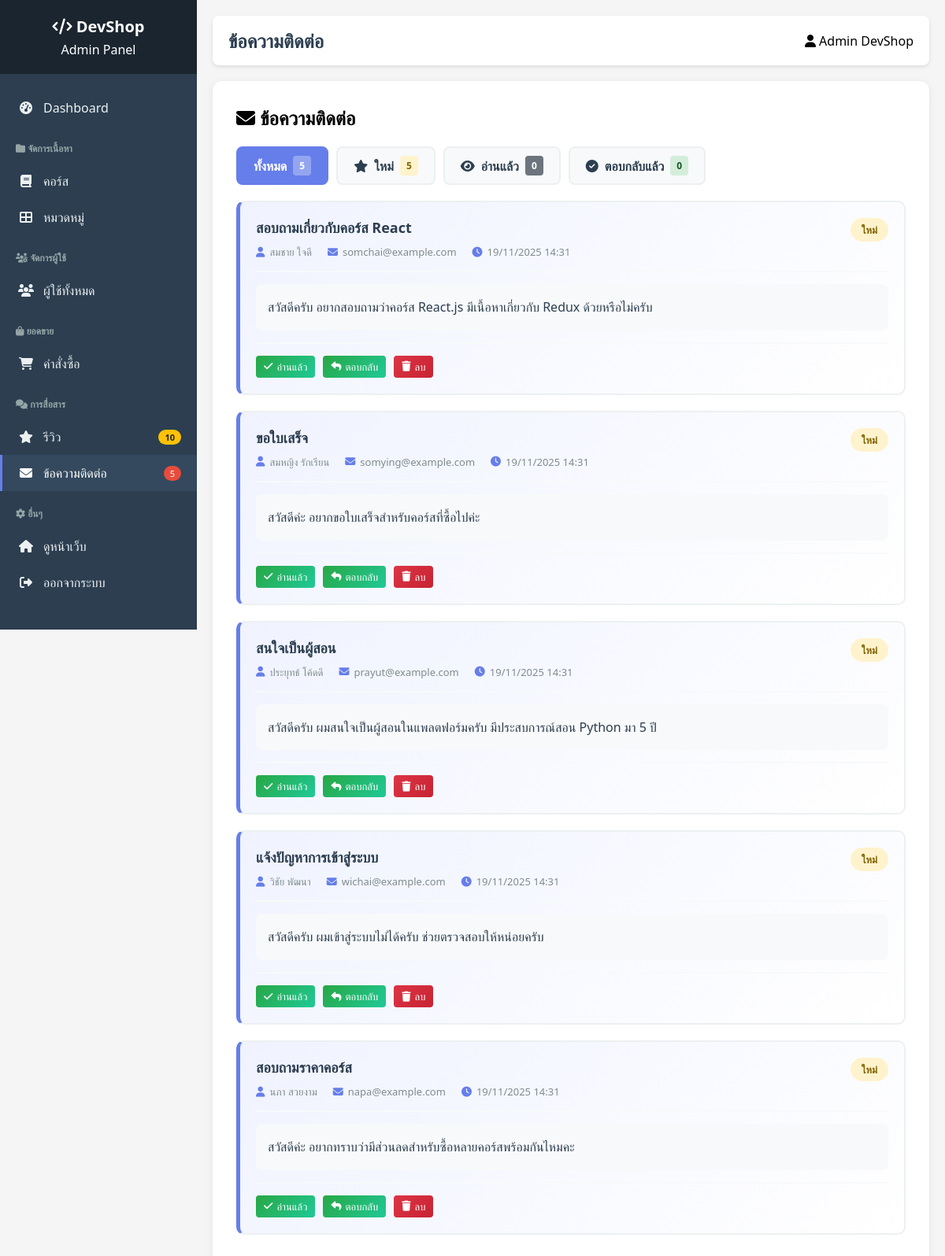
/admin/contact_messages.php (signed in), run on the app's committed database.
### tables this page shows
CREATE TABLE `contact_messages` (
  `message_id` int NOT NULL AUTO_INCREMENT,
  `name` varchar(100) NOT NULL,
  `email` varchar(100) NOT NULL,
  `subject` varchar(200) NOT NULL,
  `message` text NOT NULL,
  `status` enum('new','read','replied') DEFAULT 'new',
  `created_at` timestamp NULL DEFAULT CURRENT_TIMESTAMP,
  `replied_at` timestamp NULL DEFAULT NULL,
  PRIMARY KEY (`message_id`)
);

### admin/contact_messages.php (the view, shortened to what this page needs)
<?php
require_once '../includes/config.php';
$filter = isset($_GET['status']) ? clean_input($_GET['status']) : 'all';
$sql = "SELECT * FROM contact_messages WHERE 1=1";
$sql .= " ORDER BY created_at DESC";
$messages = $conn->query($sql)->fetch_all(MYSQLI_ASSOC);
$stats = [
    'all' => $conn->query("SELECT COUNT(*) as count FROM contact_messages")->fetch_assoc()['count'],
    'new' => $conn->query("SELECT COUNT(*) as count FROM contact_messages WHERE status = 'new'")->fetch_assoc()['count'],
    'read' => $conn->query("SELECT COUNT(*) as count FROM contact_messages WHERE status = 'read'")->fetch_assoc()['count'],
    'replied' => $conn->query("SELECT COUNT(*) as count FROM contact_messages WHERE status = 'replied'")->fetch_assoc()['count']
];
?>
<?php include 'includes/header.php'; ?>
<link rel="stylesheet" href="../assets/css/admin-reviews.css">
<div class="content-box">
    <div style="display: flex; justify-content: space-between; align-items: center; margin-bottom: 20px;">
        <h2><i class="fas fa-envelope"></i> ข้อความติดต่อ</h2>
    </div>
    <div class="filter-tabs" style="margin-bottom: 20px;">
        <a href="contact_messages.php" class="filter-tab <?php echo $filter == 'all' ? 'active' : ''; ?>">
            ทั้งหมด <span class="badge"><?php echo $stats['all']; ?></span>
        </a>
        <a href="?status=new" class="filter-tab <?php echo $filter == 'new' ? 'active' : ''; ?>">
            <i class="fas fa-star"></i> ใหม่ <span class="badge badge-warning"><?php echo $stats['new']; ?></span>
        </a>
        <a href="?status=read" class="filter-tab <?php echo $filter == 'read' ? 'active' : ''; ?>">
            <i class="fas fa-eye"></i> อ่านแล้ว <span class="badge"><?php echo $stats['read']; ?></span>
        </a>
        <a href="?status=replied" class="filter-tab <?php echo $filter == 'replied' ? 'active' : ''; ?>">
            <i class="fas fa-check-circle"></i> ตอบกลับแล้ว <span class="badge badge-success"><?php echo $stats['replied']; ?></span>
        </a>
    </div>
    <div class="messages-list">
            <?php if (empty($messages)): ?>
                <div class="empty-state">
                    <i class="fas fa-inbox"></i>
                    <h2>ไม่มีข้อความ</h2>
                    <p>ยังไม่มีข้อความติดต่อในขณะนี้</p>
                </div>
            <?php else: ?>
                <?php foreach ($messages as $msg): ?>
                    <div class="message-item <?php echo $msg['status'] == 'new' ? 'unread' : ''; ?>">
                        <div class="message-header">
                            <div class="message-info">
                                <h3><?php echo htmlspecialchars($msg['subject']); ?></h3>
                                <div class="message-meta">
                                    <span><i class="fas fa-user"></i> <?php echo htmlspecialchars($msg['name']); ?></span>
                                    <span><i class="fas fa-envelope"></i> <?php echo htmlspecialchars($msg['email']); ?></span>
                                    <span><i class="fas fa-clock"></i> <?php echo date('d/m/Y H:i', strtotime($msg['created_at'])); ?></span>
                                </div>
                            </div>
                            <span class="status-badge status-<?php echo $msg['status']; ?>">
                                <?php
                                $status_text = ['new' => 'ใหม่', 'read' => 'อ่านแล้ว', 'replied' => 'ตอบกลับแล้ว'];
                                echo $status_text[$msg['status']];
                                ?>
                            </span>
                        </div>
                        <div class="message-content">
                            <?php echo nl2br(htmlspecialchars($msg['message'])); ?>
                        </div>
                        <div class="message-actions">
                            <?php if ($msg['status'] == 'new'): ?>
                                <a href="?mark_read=<?php echo $msg['message_id']; ?>&status=<?php echo $filter; ?>" class="btn-sm btn-success">
                                    <i class="fas fa-check"></i> อ่านแล้ว
                                </a>
                            <?php endif; ?>
                            <?php if ($msg['status'] != 'replied'): ?>
                                <a href="javascript:void(0)"
                                   class="btn-sm btn-success"
                                   onclick="replyViaGmail('<?php echo htmlspecialchars($msg['email']); ?>', '<?php echo htmlspecialchars(addslashes($msg['subject'])); ?>', <?php echo $msg['message_id']; ?>, '<?php echo $filter; ?>')">
                                    <i class="fas fa-reply"></i> ตอบกลับ
                                </a>
                            <?php endif; ?>
                            <a href="javascript:void(0)"
                               class="btn-sm btn-danger"
                               onclick="confirmDelete('คุณต้องการลบข้อความนี้หรือไม่?', '?delete=<?php echo $msg['message_id']; ?>&status=<?php echo $filter; ?>')">
                                <i class="fas fa-trash"></i> ลบ
                            </a>
                        </div>
                    </div>
                <?php endforeach; ?>
            <?php endif; ?>
    </div>
</div>
<?php include 'includes/footer.php'; ?>

### assets/css/admin-reviews.css (style rules this page uses)
.filter-tabs { display: flex; gap: 10px; flex-wrap: wrap; }
.filter-tab { padding: 10px 20px; background: #f8f9fa; border: 2px solid #ecf0f1; border-radius: 8px; text-decoration: none; color: #2c3e50; font-weight: 600; transition: all 0.3s; display: flex; align-items: center; gap: 8px; }
.filter-tab.active { background: #667eea; color: white; border-color: #667eea; }
.badge { background: #6c757d; color: white; padding: 3px 8px; border-radius: 10px; font-size: 12px; font-weight: 600; }
.filter-tab.active .badge { background: rgba(255, 255, 255, 0.3); }
.badge-warning { background: #ffc107; color: #212529; }
.badge-success { background: #28a745; }
.content-box { background: white; padding: 20px; border-radius: 8px; box-shadow: 0 2px 5px rgba(0,0,0,0.1); }
.badge { padding: 4px 8px; border-radius: 4px; font-size: 12px; font-weight: 600; }
.badge-success { background: #d4edda; color: #155724; }
.badge-warning { background: #fff3cd; color: #856404; }
.btn-sm { padding: 5px 10px; font-size: 13px; border-radius: 4px; text-decoration: none; display: inline-flex; align-items: center; gap: 5px; transition: all 0.3s; border: none; cursor: pointer; }
.btn-success { background: #28a745; color: white; }
.btn-danger { background: #dc3545; color: white; }
.messages-list { margin-top: 20px; }
.message-item { padding: 15px; border: 1px solid #ecf0f1; border-radius: 8px; margin-bottom: 15px; background: white; }
.message-item.unread { background: #f8f9fa; border-left: 4px solid #667eea; }
.message-header { display: flex; justify-content: space-between; align-items: flex-start; margin-bottom: 10px; }
.message-info h3 { margin: 0 0 5px 0; color: #2c3e50; font-size: 16px; }
.message-meta { display: flex; gap: 15px; flex-wrap: wrap; font-size: 13px; color: #7f8c8d; }
.message-meta span { display: flex; align-items: center; gap: 5px; }
.status-badge { padding: 5px 12px; border-radius: 20px; font-size: 12px; font-weight: 600; }
.status-new { background: #fff3cd; color: #856404; }
.message-content { margin: 15px 0; padding: 15px; background: #f8f9fa; border-radius: 5px; line-height: 1.6; color: #2c3e50; }
.message-actions { display: flex; gap: 10px; flex-wrap: wrap; }
.content-box { background: white; padding: 30px; border-radius: 12px; box-shadow: 0 2px 10px rgba(0,0,0,0.08); width: 100%; }
.btn-sm.btn-success { background: linear-gradient(135deg, #28a745 0%, #20c997 100%); border: none; }
.btn-sm.btn-danger { background: linear-gradient(135deg, #dc3545 0%, #c82333 100%); border: none; }
.message-item { padding: 20px; border: 2px solid #ecf0f1; border-radius: 10px; margin-bottom: 20px; background: white; transition: all 0.3s; }
.message-item.unread { background: linear-gradient(135deg, #f0f3ff 0%, #ffffff 100%); border-left: 5px solid #667eea; }
.message-header { display: flex; justify-content: space-between; align-items: flex-start; margin-bottom: 15px; padding-bottom: 15px; border-bottom: 2px solid #f8f9fa; }
.message-info h3 { margin: 0 0 10px 0; color: #2c3e50; font-size: 18px; font-weight: 600; }
.message-meta { display: flex; gap: 20px; flex-wrap: wrap; font-size: 13px; color: #7f8c8d; }
.message-meta span { display: flex; align-items: center; gap: 6px; }
.message-meta i { color: #667eea; }
.message-content { margin: 15px 0; padding: 15px; background: #f8f9fa; border-radius: 8px; line-height: 1.8; color: #2c3e50; }
.message-actions { display: flex; gap: 10px; flex-wrap: wrap; padding-top: 15px; border-top: 2px solid #f8f9fa; }
.status-badge { padding: 6px 14px; border-radius: 20px; font-size: 13px; font-weight: 600; display: inline-block; }

### admin/includes/header.php (style rules this page uses)
* { margin: 0; padding: 0; box-sizing: border-box; }
body { font-family: 'Segoe UI', Tahoma, Geneva, Verdana, sans-serif; background: #f5f5f5; }
.btn-danger { background: #e74c3c; color: white; }

### data on the page
contact_messages: subject "สอบถามเกี่ยวกับคอร์ส React", name "สมชาย ใจดี", email "somchai@example.com", created_at "19/11/2025 14:31", status "ใหม่", message "สวัสดีครับ อยากสอบถามว่าคอร์ส React.js มีเนื้อหาเกี่ยวกับ Redux ด้วยหรือไม่ครับ"
contact_messages: subject "ขอใบเสร็จ", name "สมหญิง รักเรียน", email "somying@example.com", created_at "19/11/2025 14:31", status "ใหม่", message "สวัสดีค่ะ อยากขอใบเสร็จสำหรับคอร์สที่ซื้อไปค่ะ"
contact_messages: subject "สนใจเป็นผู้สอน", name "ประยุทธ์ โค้ดดี", email "prayut@example.com", created_at "19/11/2025 14:31", status "ใหม่", message "สวัสดีครับ ผมสนใจเป็นผู้สอนในแพลตฟอร์มครับ มีประสบการณ์สอน Python มา 5 ปี"
contact_messages: subject "แจ้งปัญหาการเข้าสู่ระบบ", name "วิชัย พัฒนา", email "wichai@example.com", created_at "19/11/2025 14:31", status "ใหม่", message "สวัสดีครับ ผมเข้าสู่ระบบไม่ได้ครับ ช่วยตรวจสอบให้หน่อยครับ"
contact_messages: subject "สอบถามราคาคอร์ส", name "นภา สวยงาม", email "napa@example.com", created_at "19/11/2025 14:31", status "ใหม่", message "สวัสดีค่ะ อยากทราบว่ามีส่วนลดสำหรับซื้อหลายคอร์สพร้อมกันไหมคะ"

### other printed values
$new_reviews "10"
$new_messages "5"
$page_title "ข้อความติดต่อ"
$_SESSION['user_name'] "Admin DevShop"
$stats['all'] "5"
$stats['new'] "5"
$stats['read'] "0"
$stats['replied'] "0"
